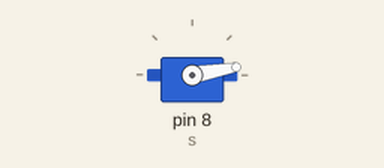
Simulated run of this sketch. Board: Arduino Uno, built with avr-gcc and run on an emulated ATmega328P. Parts: servo.

Above: at 0.05 s.
At 0.45 s:
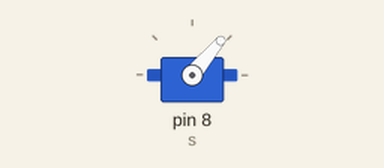
At 0.9 s:
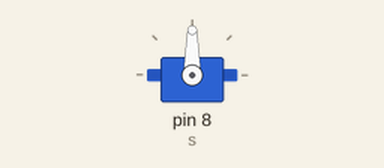
At 1.8 s:
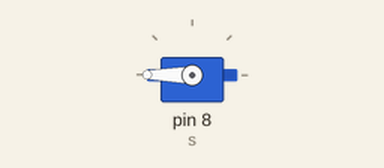
Timing chart, 0 to 4.4 s (numbered marks = the images above):
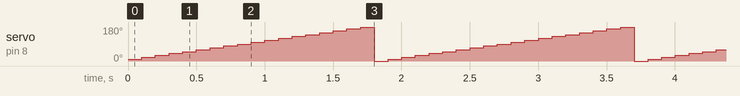

Measured:
- by itself, servo on pin 8 (s): repeats every 1.9 s: 30° 0.10 s, 40° 0.10 s, 50° 0.10 s, 60° 0.10 s, 70° 0.10 s, 80° 0.10 s, 90° 0.10 s, 100° 0.10 s, 110° 0.10 s, 120° 0.10 s, 130° 0.10 s, 140° 0.10 s, 150° 0.10 s, 160° 0.10 s, 170° 0.10 s, 180° 0.10 s, 0° 0.10 s, 10° 0.10 s, 20° 0.10 s

The sketch:

servo.ino
```cpp
#include <Servo.h>

Servo s;

int i,d = 0;

void setup() {
  s.attach(8);
  s.write(d);

}

void loop() {
  for(i=0;i<10;i++) {
    if(d == 180) {
      d=0;
    } else {
      d+=10;
    }
    s.write(d);
    delay(100);
  }
}
```
